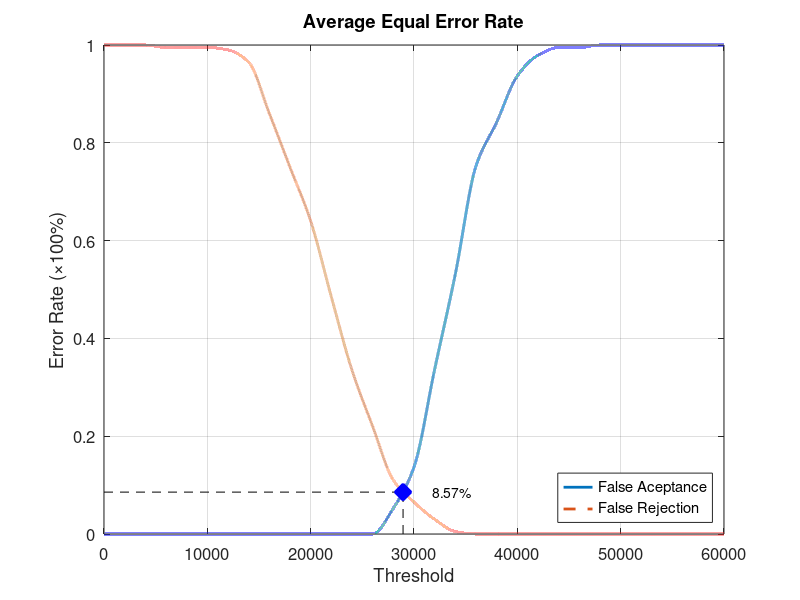
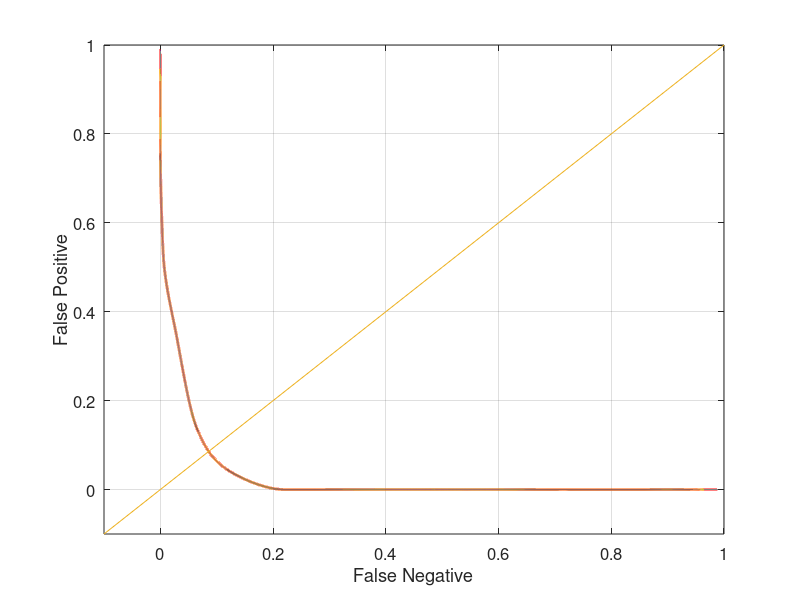

Write the MATLAB code that produced these figures, in order.
function yEER = Database3_2
close all;
clear;
clc;
x = 0:2000:60000;
xq = 0:0.5:60000;

y0 = [0 0 0 0 0 0 0 0 0 0 0 0 0 0 0.0526316 0.136842 0.336842 0.531579 0.752632 0.842105 0.936842 0.978947 0.994737 0.994737 1 1 1 1 1 1 1];
yy0 = interp1(x, y0, xq, 'pchip');
y1 = [1 1 1 0.995 0.995 0.995 0.99 0.965 0.86 0.75 0.64 0.485 0.335 0.22 0.11 0.065 0.03 0.005 0 0 0 0 0 0 0 0 0 0 0 0 0];
yy1 = interp1(x, y1, xq, 'pchip');

% Calculating EER: 
y2 = abs(y0 - y1);
find(y2 == min(y2))
yy2 = abs(yy0 - yy1);
xEER = find(yy2 == min(yy2));
xEERIndex = xq(xEER) % X-axis EER
yEER = yy0(xEER) % Y-axis EER

main = figure
plot(xq, yy0,'-','LineWidth', 2);	hold on
plot(xq, yy1,'--','LineWidth', 2);	hold on
plot([xEERIndex xEERIndex], [0 yEER], 'k--');	hold on
plot([0 xEERIndex], [yEER yEER], 'k--');	hold on
plot(xEERIndex, yEER, 'bx', 'LineWidth', 10);	hold on
text(xEERIndex + 10 * xEERIndex / 100, yEER, [num2str(round((10000 * yEER)) / 100) '%'])
legend('False Aceptance', 'False Rejection', 'Location', 'SouthEast')
xlabel('Threshold')
ylabel('Error Rate (\times100%)')
title('Average Equal Error Rate')
set(gca, 'FontSize', 12)
axis([0 60000 0 1])
grid on

print(main, 'Database3_2Main', '-dpng');
FNRxFPR = figure('Color', [1 1 1]);
plot(yy1, yy0, '-', yy1, yy0, 'LineWidth', 2);
hold on
y = -0.1:0.1:1
plot(y, y); 
set(gca, 'FontSize', 12)
xlabel('False Negative')
ylabel('False Positive')
axis([-0.1 1 -0.1 1])
set(gca, 'FontSize', 12)
grid on

print(FNRxFPR, 'Database3_2FNRxFPR','-dpng');
end
